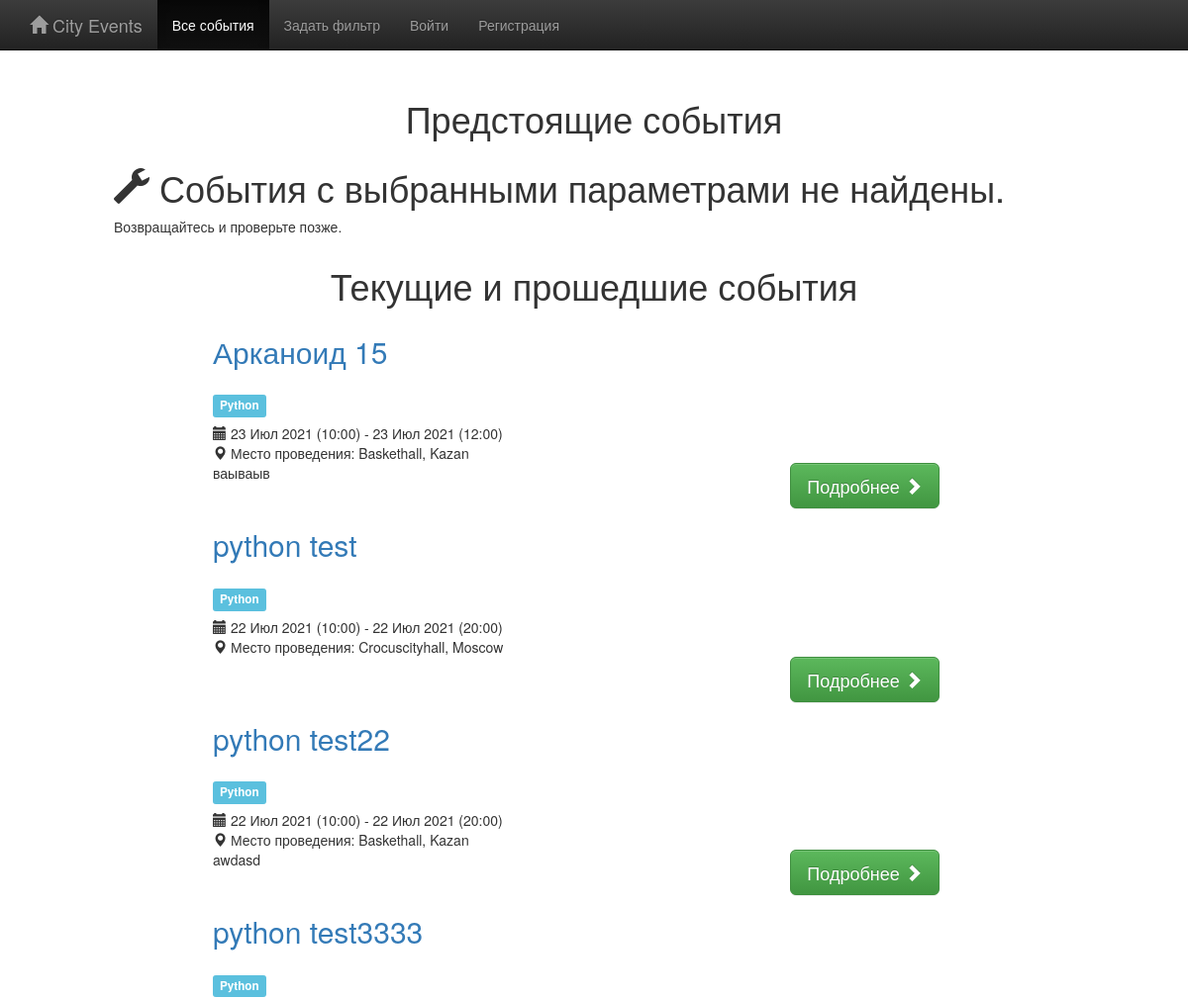
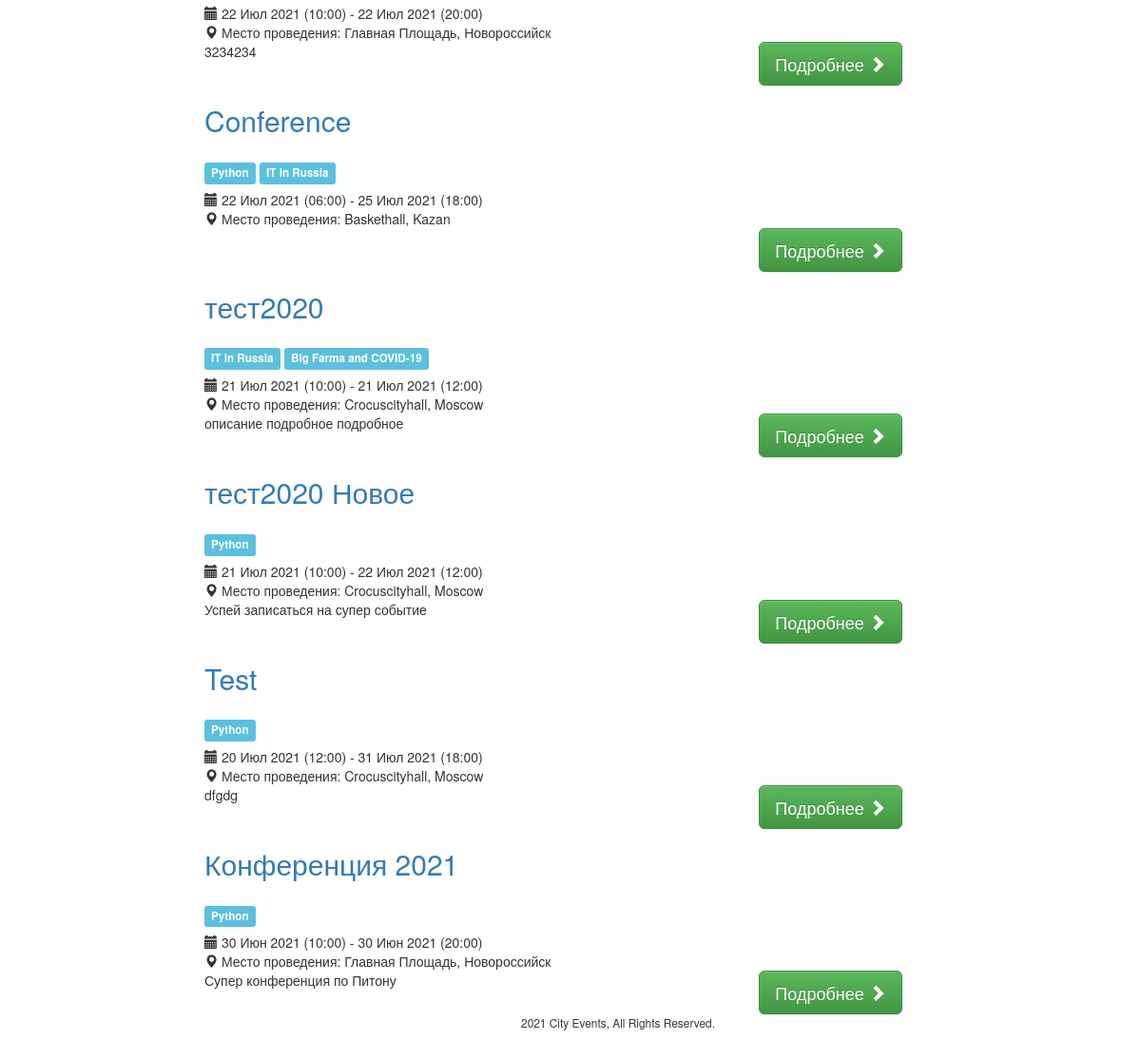
The app's page /, older data (2 pictures, top to bottom).
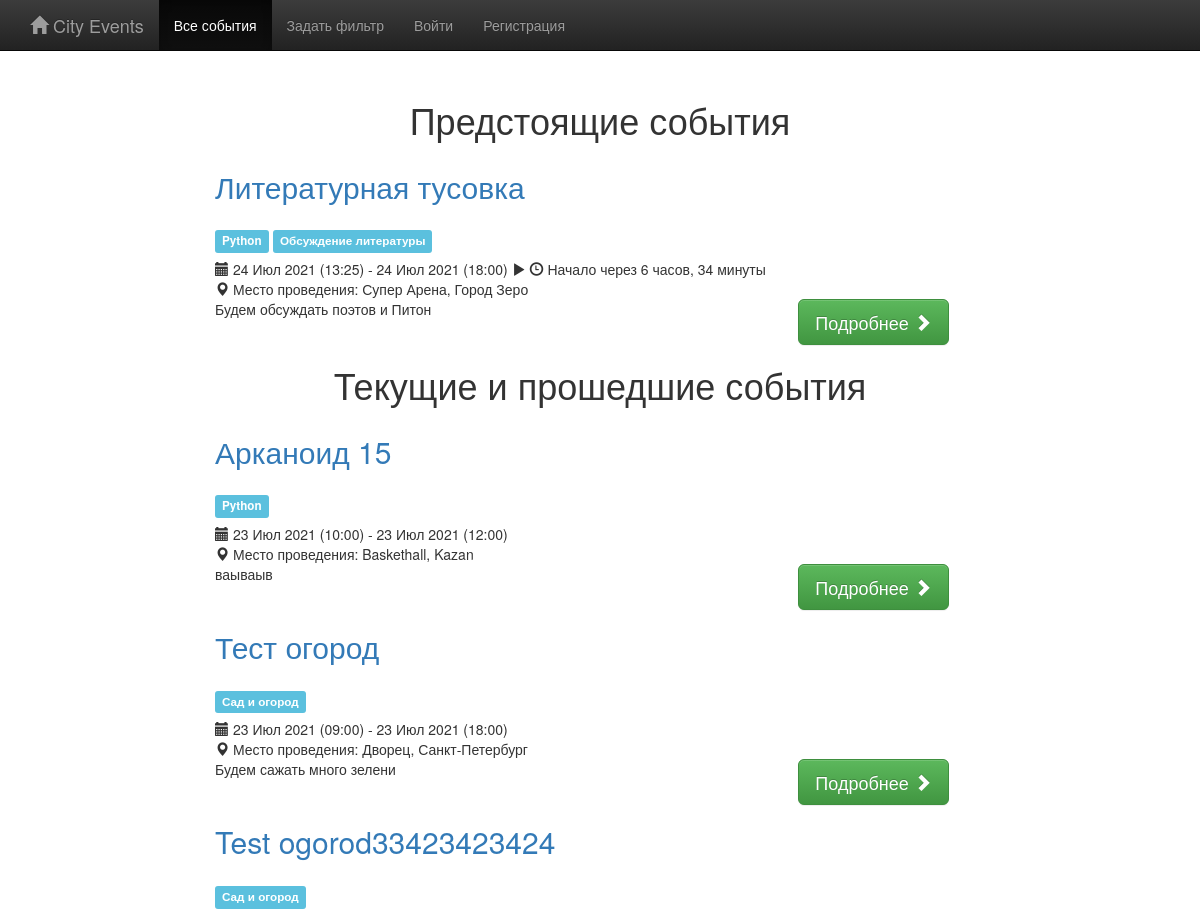
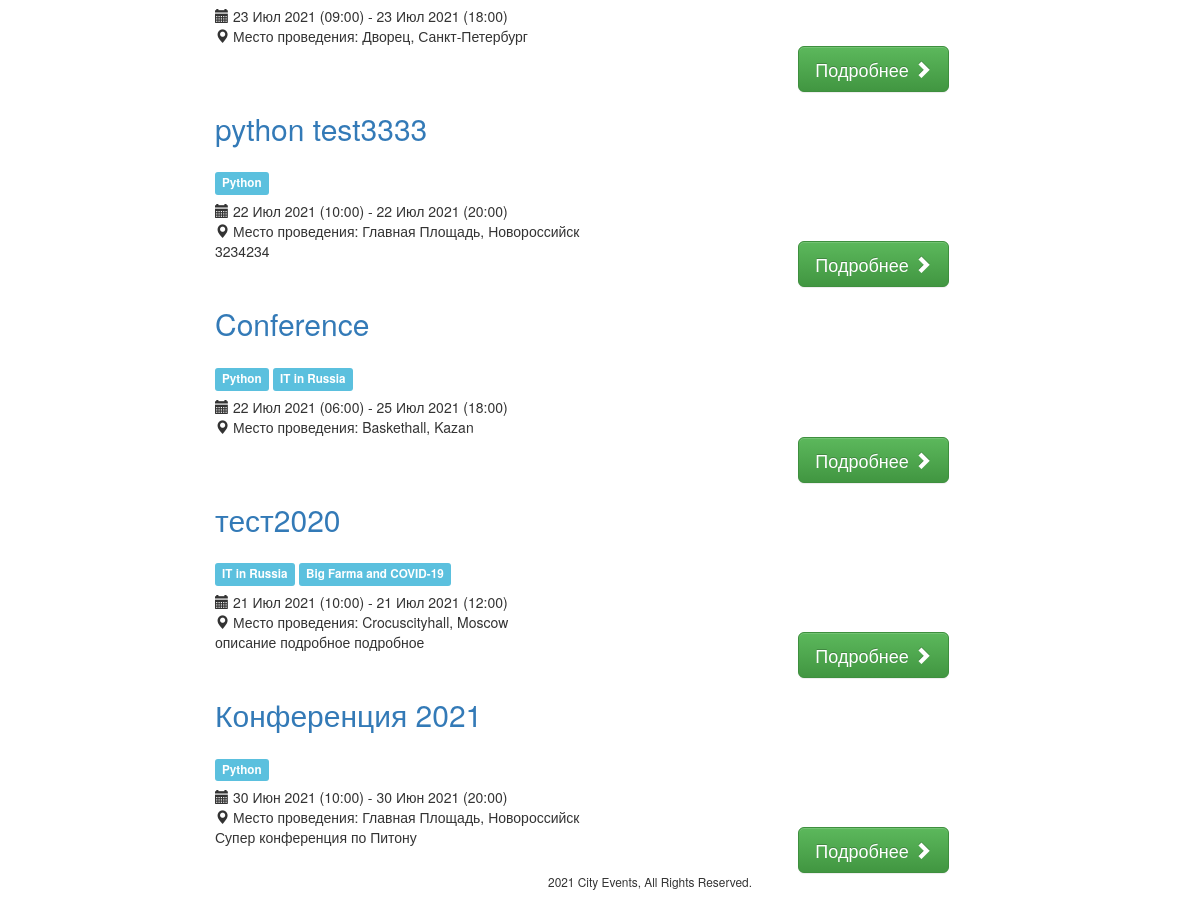
The same page, newer data (2 pictures, top to bottom).
### events/models.py (models this page shows, shortened)
class Event(models.Model):
    title = models.CharField('Название события', max_length=250, blank=False)
    description = models.TextField('Описание', blank=True, null=False)
    topics = models.ManyToManyField(Topics, blank=False, related_name='events',
                                    verbose_name='Темы')
    location = models.ForeignKey(Location, blank=False, related_name='events',
                                 on_delete=models.CASCADE,
                                 verbose_name='Место проведения')
    pub_datetime = models.DateTimeField(auto_now=True)
    start_datetime = models.DateTimeField('Дата-время начала', auto_now=False, auto_now_add=False, blank=False)
    end_datetime = models.DateTimeField('Дата-время окончания', auto_now=False, auto_now_add=False, blank=False)
    slug = models.SlugField(blank=True)
    is_published = models.BooleanField(default=False)
    def get_absolute_url(self):
        return reverse('event_detail', kwargs={'slug': self.slug})
    class Meta:
        ordering = ["-start_datetime"]

class Topics(models.Model):
    name = models.CharField('Заголовок темы', null=True, max_length=300)
    description = models.TextField('Описание', blank=True, null=True)
    def __str__(self):
        return self.name

class Location(models.Model):
    venue = models.CharField('Место проведения', max_length=250)
    address1 = models.CharField('Адрес1', blank=True, max_length=250)
    address2 = models.CharField('Адрес2', blank=True, max_length=250)
    city = models.ForeignKey(City, null=True, blank=False, on_delete=models.CASCADE,
                             related_name='locations')
    slug = models.SlugField(null=True, help_text="Например: crocuscityhall-moscow")
    def __str__(self):
        return "{}, {}".format(self.venue, self.city)

class City(models.Model):
    name = models.CharField('Название города', max_length=250, null=True)
    country = models.ForeignKey(Country, null=True, blank=False,
                                on_delete=models.CASCADE, related_name='cities')
    def __str__(self):
        return self.name

### events/views.py (the view)
# urls.py: path("", views.index, name='index'),
def index(request):
    actual_start = now()
    events_list = Event.objects.filter(is_published=True).filter(
        start_datetime__gte=actual_start).order_by('start_datetime')
    events_past = Event.objects.filter(is_published=True).filter(
        start_datetime__lte=actual_start).order_by('-start_datetime')
    context = {'events_list': events_list, 'events_past': events_past,
               'active': 'events', 'bootstrap': 3}
    return render(request, 'events/index.html', context)

### events/templates/events/index.html (shortened to what the changed rows need)
{% extends "base.html" %}
{% load static %}
{% block content %}
{% if search %}
    <h1 id="events" class="text-center tk-cooper-black-std">Найденные события</h1>
    {% else %}
<h1 id="events" class="text-center tk-cooper-black-std">Предстоящие события</h1>
{% endif %}
    <div class="container-fluid">
    <div class="row events">
    {% if events_list %}
        {% for event in events_list %}
        <div class="col-md-2"></div>
        <div class="col-md-10">
            <h2 class="tk-cooper-black-std"> <a href="{{ event.get_absolute_url }}">{{event.title}}</a>
            </h2>
            <h3 class="tk-cooper-black-std">
                <small>
                    {% for topic in event.topics.all %}
                        <span class="label label-info">{{ topic }}</span>
                    {% endfor %}
                </small>
            </h3>
            <div class="row">
                <section class="col-md-8">
                    <span class="glyphicon glyphicon-calendar"></span>
                    <span class="highlight">{{event.start_datetime|date:"d M Y"}} ({{ event.start_datetime|time:"H:i" }}) - {{event.end_datetime|date:"d M Y"}} ({{ event.end_datetime|time:"H:i" }}) </span>
                    <span class="glyphicon glyphicon-play"></span>
                    <span class="glyphicon glyphicon-time"></span> Начало через {{ event.start_datetime|timeuntil }}
                </section>
                <section class="col-md-8">
                    <span class="glyphicon glyphicon-map-marker"></span>
                    <span class="highlight">Место проведения: {{event.location|title}}</span>
                </section>
            </div>
            <div class="row">
                <section class="col-md-7">
                {% if event.description %}
                    {{event.description|safe|truncatewords:30}}
                {% endif %}
                </section>
                <section class="col-md-2">
                <a href="{{ event.get_absolute_url }}" class="btn btn-success btn-lg" role="button">Подробнее <span class="glyphicon glyphicon-chevron-right"></span></a>
                </section>
            </div>
        </div>
        {% endfor %}
    {% else %}
        <div class="col-md-12 col-md-offset-1">
            <h1><span class="glyphicon glyphicon-wrench"></span> События с выбранными параметрами не найдены.</h1>
            <p>
                Возвращайтесь и проверьте позже.
            </p>
        </div>
    {% endif %}
    </div>
</div>
 {% if events_past %}
    <h1 id="events_past" class="text-center tk-cooper-black-std">Текущие и прошедшие события</h1>
<div class="container-fluid">
    <div class="row events">
        {% for event in events_past %}
        <div class="col-md-2"></div>
        <div class="col-md-10">
            <h2 class="tk-cooper-black-std"> <a href="{{ event.get_absolute_url }}">{{event.title}}</a>
            </h2>
            <h3 class="tk-cooper-black-std">
                <small>
                    {% for topic in event.topics.all %}
                        <span class="label label-info">{{ topic }}</span>
                    {% endfor %}
                </small>
            </h3>
            <div class="row">
                <section class="col-md-8">
                    <span class="glyphicon glyphicon-calendar"></span>
                    <span class="highlight">{{event.start_datetime|date:"d M Y"}} ({{ event.start_datetime|time:"H:i" }}) - {{event.end_datetime|date:"d M Y"}} ({{ event.end_datetime|time:"H:i" }}) </span>
                </section>
                <section class="col-md-8">
                    <span class="glyphicon glyphicon-map-marker"></span>
                    <span class="highlight">Место проведения: {{event.location|title}}</span>
                </section>
            </div>
            <div class="row">
                <section class="col-md-7">
                {% if event.description %}
                    {{event.description|safe|truncatewords:30}}
                {% endif %}
                </section>
                <section class="col-md-2">
                <a href="{{ event.get_absolute_url }}" class="btn btn-success btn-lg" role="button">Подробнее <span class="glyphicon glyphicon-chevron-right"></span></a>
                </section>
            </div>
        </div>
        {% endfor %}
    </div>
</div>
{% endif %}
{% endblock %}

Row changes from the older to the newer data that the page shows:
removed Event: title "python test", start_datetime "22 Июл 2021", start_datetime "10:00", end_datetime "22 Июл 2021", end_datetime "20:00", location "Crocuscityhall, Moscow", Topics (name "Python"), shown under "Текущие и прошедшие события"
removed Event: title "python test22", start_datetime "22 Июл 2021", start_datetime "10:00", end_datetime "22 Июл 2021", end_datetime "20:00", location "Baskethall, Kazan", description "awdasd", Topics (name "Python"), shown under "Текущие и прошедшие события"
removed Event: title "тест2020 Новое", start_datetime "21 Июл 2021", start_datetime "10:00", end_datetime "22 Июл 2021", end_datetime "12:00", location "Crocuscityhall, Moscow", description "Успей записаться на супер событие", Topics (name "Python"), shown under "Текущие и прошедшие события"
removed Event: title "Test", start_datetime "20 Июл 2021", start_datetime "12:00", end_datetime "31 Июл 2021", end_datetime "18:00", location "Crocuscityhall, Moscow", description "dfgdg", Topics (name "Python"), shown under "Текущие и прошедшие события"
added Event: title "Литературная тусовка", start_datetime "24 Июл 2021", start_datetime "13:25", end_datetime "24 Июл 2021", end_datetime "18:00", start_datetime "6 часов, 34 минуты", location "Супер Арена, Город Зеро", description "Будем обсуждать поэтов и Питон", Topics (name "Python"), shown under "Предстоящие события"
added Topics: name "Обсуждение литературы", shown under "Литературная тусовка"
added Event: title "Тест огород", start_datetime "23 Июл 2021", start_datetime "09:00", end_datetime "23 Июл 2021", end_datetime "18:00", location "Дворец, Санкт-Петербург", description "Будем сажать много зелени", shown under "Текущие и прошедшие события"
added Topics: name "Сад и огород"
added Event: title "Test ogorod33423423424", start_datetime "23 Июл 2021", start_datetime "09:00", end_datetime "23 Июл 2021", end_datetime "18:00", location "Дворец, Санкт-Петербург", shown under "Текущие и прошедшие события"
Text that changed along with them:
text no longer shown: "События с выбранными параметрами не найдены. Возвращайтесь и проверьте позже."
